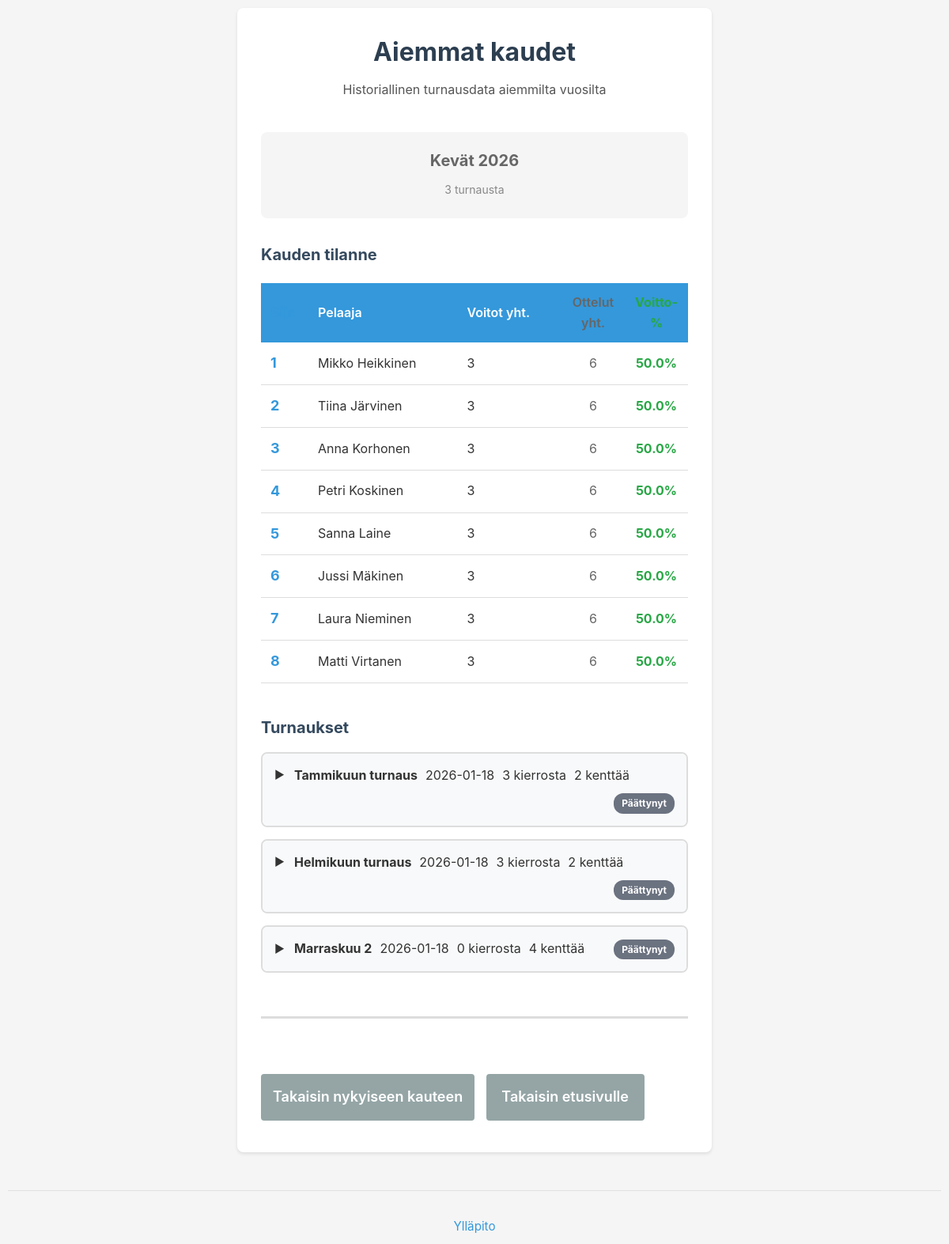
/leaderboard/history, run on the app's committed database.
### tables this page shows
CREATE TABLE seasons (
            id INTEGER PRIMARY KEY AUTOINCREMENT,
            name TEXT NOT NULL UNIQUE,
            is_current BOOLEAN DEFAULT 0,
            created_at TIMESTAMP DEFAULT CURRENT_TIMESTAMP,
            ended_at TIMESTAMP NULL
        );

CREATE TABLE player_registry (
            id INTEGER PRIMARY KEY AUTOINCREMENT,
            first_name TEXT NOT NULL CHECK(length(trim(first_name)) > 0 AND length(first_name) <= 100),
            last_name TEXT NOT NULL CHECK(length(trim(last_name)) > 0 AND length(last_name) <= 100),
            created_at TIMESTAMP DEFAULT CURRENT_TIMESTAMP,
            UNIQUE(first_name, last_name)
        );

CREATE TABLE tournaments (
            id INTEGER PRIMARY KEY AUTOINCREMENT,
            name TEXT NOT NULL,
            num_courts INTEGER NOT NULL,
            status TEXT DEFAULT 'setup',
            created_at TIMESTAMP DEFAULT CURRENT_TIMESTAMP
        , season_id INTEGER REFERENCES seasons(id), completed_at TIMESTAMP NULL, archived_at TIMESTAMP NULL);

### app.py (the view)
@app.route('/leaderboard/history')
def season_history():
    db = get_db_connection()
    archived_seasons = db.execute("""
        SELECT * FROM seasons
        WHERE is_current = 0
        ORDER BY ended_at DESC, created_at DESC
    """).fetchall()
    seasons_data = []
    for season in archived_seasons:
        tournaments = db.execute("""
            SELECT * FROM tournaments
            WHERE season_id = ?
            ORDER BY created_at ASC
        """, (season['id'],)).fetchall()
        season_stats = db.execute("""
            SELECT
                pr.id,
                pr.first_name,
                pr.last_name,
                COUNT(DISTINCT CASE WHEN s.points = 3 THEN m.id END) as total_wins,
                COUNT(DISTINCT m.id) as total_matches,
                ROUND(
                    CAST(COUNT(DISTINCT CASE WHEN s.points = 3 THEN m.id END) AS FLOAT) /
                    NULLIF(COUNT(DISTINCT m.id), 0) * 100,
                    1
                ) as win_rate,
                COALESCE(SUM(s.points), 0) as total_points
            FROM player_registry pr
            LEFT JOIN matches m ON (
                pr.id = m.player1_id OR
                pr.id = m.player2_id OR
                pr.id = m.player3_id OR
                pr.id = m.player4_id
            )
            LEFT JOIN rounds r ON m.round_id = r.id
            LEFT JOIN tournaments t ON r.tournament_id = t.id
            LEFT JOIN scores s ON (s.match_id = m.id AND s.player_id = pr.id)
            WHERE t.season_id = ?
              AND m.completed = 1
            GROUP BY pr.id, pr.first_name, pr.last_name
            HAVING total_matches > 0
            ORDER BY total_points DESC, win_rate DESC, pr.last_name ASC
        """, (season['id'],)).fetchall()
        tournaments_with_stats = []
        for tournament in tournaments:
            tournament_stats = get_tournament_leaderboard(tournament['id'])
            tournaments_with_stats.append({
                'tournament': tournament,
                'stats': tournament_stats
            })
        seasons_data.append({
            'season': season,
            'season_stats': season_stats,
            'tournaments': tournaments_with_stats,
            'tournament_count': len(tournaments)
        })
    return render_template('season_history.html',
                         seasons_data=seasons_data,
                         has_previous_seasons=len(archived_seasons) > 0)

### app.py (called while the page is built)
def get_db_connection():
    if 'db' not in g:
        g.db = get_db()
    return g.db

@app.before_request
def check_admin_session():
    if request.path.startswith('/admin') and request.path not in ['/admin/login', '/admin/setup']:
        if not session.get('logged_in_as_admin'):
            return redirect('/admin/login')
        last_activity_str = session.get('last_activity')
        if last_activity_str:
            last_activity = datetime.fromisoformat(last_activity_str)
            if datetime.now() - last_activity > timedelta(minutes=30):
                session.clear()
                flash('Session expired. Please log in again.')
                return redirect('/admin/login')
        session['last_activity'] = datetime.now().isoformat()

### database.py (called while the page is built)
def get_db():
    try:
        from flask import current_app
        db_path = current_app.config.get('DATABASE', DATABASE)
    except (ImportError, RuntimeError):
        db_path = DATABASE
    uri_mode = db_path.startswith('file:')
    conn = sqlite3.connect(db_path, uri=uri_mode)
    conn.row_factory = sqlite3.Row  # Returns rows as dictionaries
    return conn

### templates/season_history.html (shortened to what this page needs)
<!DOCTYPE html>
<html lang="fi">
<head>
    <link rel="stylesheet" href="{{ url_for('static', filename='css/style.css') }}">
</head>
<body>
    <div class="container">
        <div class="page-header">
            <h1>Aiemmat kaudet</h1>
            <p class="info-text">Historiallinen turnausdata aiemmilta vuosilta</p>
        </div>
        {% if seasons_data %}
            {% for season_data in seasons_data %}
            <div class="season-section">
                <div class="season-header">
                    <h2>{{ season_data.season.name }}</h2>
                    <div class="season-meta">{{ season_data.tournament_count }} turnaus{{ 'ta' if season_data.tournament_count != 1 else '' }}</div>
                </div>
                <h2>Kauden tilanne</h2>
                {% if season_data.season_stats %}
                <table class="leaderboard">
                    <thead>
                        <tr>
                            <th class="rank">Sija</th>
                            <th>Pelaaja</th>
                            <th class="wins">Voitot yht.</th>
                            <th class="matches">Ottelut yht.</th>
                            <th class="win-rate">Voitto-%</th>
                        </tr>
                    </thead>
                    <tbody>
                        {% for player in season_data.season_stats %}
                        <tr>
                            <td class="rank">{{ loop.index }}</td>
                            <td class="player-name">{{ player['first_name'] }} {{ player['last_name'] }}</td>
                            <td class="wins">{{ player['total_wins'] }}</td>
                            <td class="matches">{{ player['total_matches'] }}</td>
                            <td class="win-rate">
                                {% if player['win_rate'] %}
                                    {{ player['win_rate'] }}%
                                {% else %}
                                    -
                                {% endif %}
                            </td>
                        </tr>
                        {% endfor %}
                    </tbody>
                </table>
                {% else %}
                <div class="empty-state">
                    <p>Ei pelattuja otteluita tällä kaudella.</p>
                </div>
                {% endif %}
                {% if season_data.tournaments %}
                <div class="tournaments-section">
                    <h2>Turnaukset</h2>
                    {% for item in season_data.tournaments %}
                    {% set tournament = item['tournament'] %}
                    {% set stats = item['stats'] %}
                    <div class="tournament-card">
                        <div class="tournament-header" onclick="toggleTournament({{ season_data.season.id }}, {{ tournament['id'] }})">
                            <span class="toggle-icon" id="icon-{{ season_data.season.id }}-{{ tournament['id'] }}">▶</span>
                            <span><strong>{{ tournament['name'] }}</strong></span>
                            <span>{{ tournament['created_at'][:10] }}</span>
                            <span>{{ stats['rounds'] }} kierros{{ 'ta' if stats['rounds'] != 1 else '' }}</span>
                            <span>{{ tournament['num_courts'] }} kenttä{{ 'ä' if tournament['num_courts'] != 1 else '' }}</span>
                            <span class="badge {{ 'active' if tournament['status'] == 'active' else 'completed' }}">
                                {% if tournament['status'] == 'active' %}Käynnissä{% else %}Päättynyt{% endif %}
                            </span>
                        </div>
                    </div>
                    {% endfor %}
                </div>
                {% endif %}
            </div>
            {% endfor %}
        {% else %}
        <div class="empty-state">
            <p>Ei aiempia kausia. Historiallinen data näkyy täällä kun sinulla on turnauksia aiemmilta vuosilta.</p>
        </div>
        {% endif %}
        <div class="actions">
            <a href="{{ url_for('season_leaderboard') }}" class="btn btn-secondary">Takaisin nykyiseen kauteen</a>
            <a href="/" class="btn btn-secondary">Takaisin etusivulle</a>
        </div>
    </div>
    <div class="admin-footer">
        <a href="{{ url_for('admin_dashboard') }}">Ylläpito</a>
    </div>
</body>
</html>

### static/css/style.css (style rules this page uses)
* { margin: 0; padding: 0; box-sizing: border-box; }
body { font-family: -apple-system, BlinkMacSystemFont, 'Segoe UI', Roboto, Oxygen, Ubuntu, Cantarell, sans-serif; background: #f5f5f5; padding: 10px; line-height: 1.6; color: #333; position: relative; }
body::before { content: ''; position: fixed; top: 50%; left: 50%; transform: translate(-50%, -50%); width: 300px; height: 300px; background-image: url('../images/padel-paroni-logo.png'); background-size: contain; background-repeat: no-repeat; background-position: center; opacity: 0.06; pointer-events: none; z-index: -1; }
.container { max-width: 600px; margin: 0 auto; background: white; padding: 20px; border-radius: 8px; box-shadow: 0 2px 4px rgba(0,0,0,0.1); }
h1 { color: #2c3e50; margin-bottom: 10px; font-size: 28px; }
h2 { color: #34495e; margin-bottom: 15px; font-size: 20px; }
.welcome-text, .info-text { margin-bottom: 20px; color: #555; font-size: 16px; }
.btn-primary, .btn-secondary, .btn-warning, .btn-danger { display: inline-block; width: 100%; padding: 15px; margin: 10px 0; border: none; border-radius: 4px; font-size: 18px; font-weight: 600; text-align: center; text-decoration: none; cursor: pointer; transition: background 0.2s; }
.btn-secondary { background: #95a5a6; color: white; }
.matches { margin: 20px 0; }
.actions { margin-top: 15px; }
.leaderboard { width: 100%; border-collapse: collapse; margin: 20px 0; }
.leaderboard th { background: #3498db; color: white; padding: 12px; text-align: left; font-weight: 600; }
.leaderboard td { padding: 12px; border-bottom: 1px solid #ddd; }
.leaderboard .rank { font-weight: bold; width: 60px; color: #3498db; font-size: 18px; }
.leaderboard .player-name { font-size: 16px; }
.leaderboard .matches { width: 80px; text-align: center; color: #666; }
.leaderboard .win-rate { width: 80px; text-align: center; color: #28a745; font-weight: bold; }
@media (min-width: 768px) { .container { padding: 30px; } }
@media (min-width: 768px) { h1 { font-size: 32px; } }
@media (min-width: 768px) { .btn-primary, .btn-secondary, .btn-warning, .btn-danger { width: auto; min-width: 200px; display: inline-block; margin-right: 10px; } }

### templates/season_history.html (style rules this page uses)
.season-section { margin-bottom: 60px; padding-bottom: 40px; border-bottom: 3px solid #ddd; }
.season-header { text-align: center; margin-bottom: 30px; padding: 20px; background: #f5f5f5; border-radius: 8px; }
.season-header h2 { color: #666; margin: 0 0 10px 0; }
.season-meta { color: #888; font-size: 14px; margin: 5px 0; }
.tournaments-section { margin-top: 40px; }
.tournament-card { background: white; border: 2px solid #ddd; border-radius: 8px; margin-bottom: 15px; overflow: hidden; }
.tournament-header { padding: 15px; background: #f8f9fa; cursor: pointer; display: flex; align-items: center; gap: 10px; flex-wrap: wrap; }
.toggle-icon { font-size: 14px; min-width: 15px; }
.badge { display: inline-block; padding: 3px 10px; border-radius: 12px; font-size: 12px; font-weight: bold; margin-left: auto; }
.badge.completed { background: #6b7280; color: white; }
.page-header { text-align: center; margin-bottom: 40px; }
.admin-footer { margin-top: 3rem; padding-top: 2rem; border-top: 1px solid #e0e0e0; text-align: center; }
.admin-footer a { color: #3498db; text-decoration: none; font-size: 0.95rem; }

### data on the page
seasons: season.name "Kevät 2026"
player_registry: first_name "Mikko", last_name "Heikkinen", total_wins "3", total_matches "6", win_rate "50.0"
player_registry: first_name "Tiina", last_name "Järvinen", total_wins "3", total_matches "6", win_rate "50.0"
player_registry: first_name "Anna", last_name "Korhonen", total_wins "3", total_matches "6", win_rate "50.0"
player_registry: first_name "Petri", last_name "Koskinen", total_wins "3", total_matches "6", win_rate "50.0"
player_registry: first_name "Sanna", last_name "Laine", total_wins "3", total_matches "6", win_rate "50.0"
player_registry: first_name "Jussi", last_name "Mäkinen", total_wins "3", total_matches "6", win_rate "50.0"
player_registry: first_name "Laura", last_name "Nieminen", total_wins "3", total_matches "6", win_rate "50.0"
player_registry: first_name "Matti", last_name "Virtanen", total_wins "3", total_matches "6", win_rate "50.0"
tournaments: name "Tammikuun turnaus", created_at "2026-01-18", num_courts "2", num_courts "ä"
tournaments: name "Helmikuun turnaus", created_at "2026-01-18", num_courts "2", num_courts "ä"
tournaments: name "Marraskuu 2", created_at "2026-01-18", num_courts "4", num_courts "ä"

### other printed values
{{ season_data.tournament_count }} "3"
{{ 'ta' if season_data.tournament_count != 1 else '' }} "ta"
{{ stats['rounds'] }} "3" "3" "0"
{{ 'ta' if stats['rounds'] != 1 else '' }} "ta" "ta" "ta"
